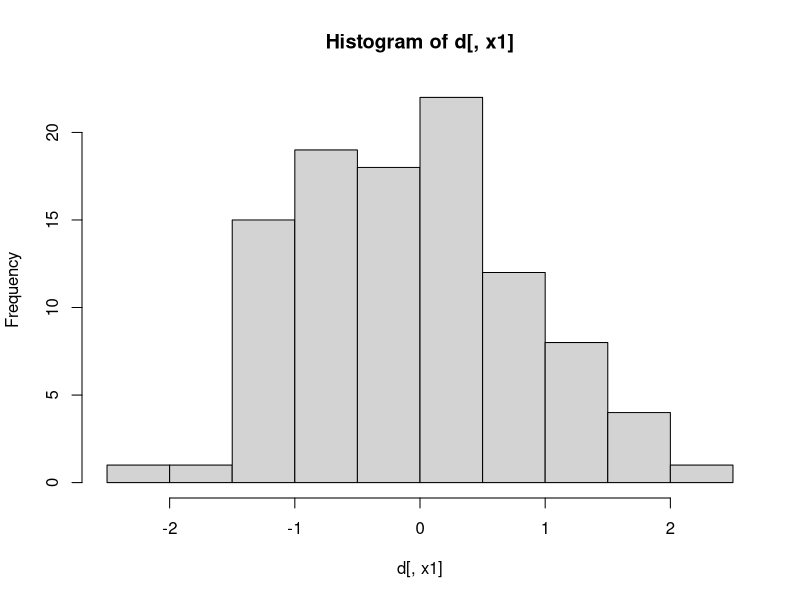
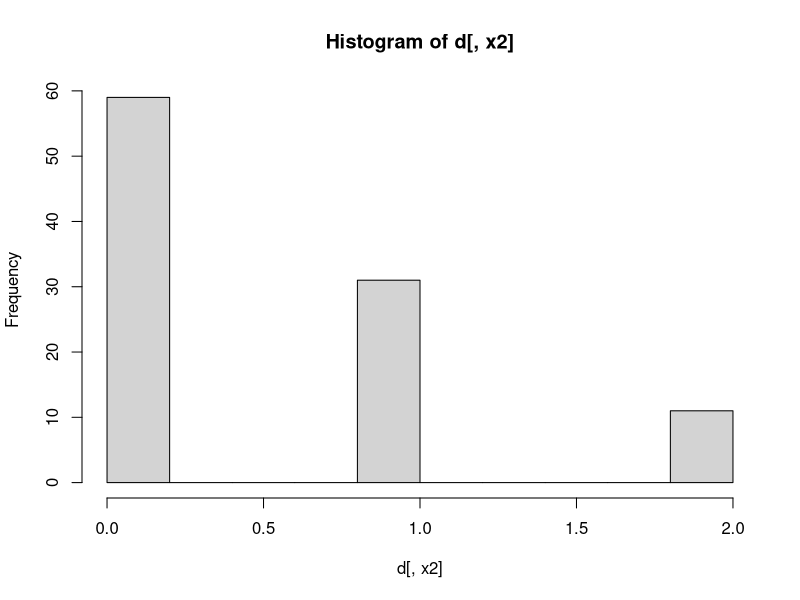

The R source for these figures, in order:
## ---- chunk 1
library(data.table)
set.seed(1) 

rows <- 101 

d <- data.table(id = 1:rows) 
d[ , ':='(treat = sample(c(0,1), .N, replace = TRUE), 
          x1 = rnorm(.N), 
          x2 = rbinom(.N, 2, .25),
          x3 = sample(c("green", "blue", "red"), .N, replace = TRUE), 
          block = factor(sample(c("A", "B", "C"), .N , replace = TRUE)))
  ]

hist(d[, x1])

hist(d[, x2])
## ---- chunk 2
d[ , t.test(x1 ~ treat)]
## ---- chunk 3
d[ ,  t.test(x2 ~ treat)]
## ---- chunk 4
#head(d)
#d[, I(x3 == 'green')]

d[, t.test(I(x3 == 'green' ~ treat))] # testing green vs. not green


d[, chisq.test(x3, treat)] # is the distribution inside x3 surprisingly different than random given treat. testing for green/red/blue all together, with one test statistic. with the null hypothesis being (green == red == blue). if we reject the null hypothesis, then we say that green <> red <> blue given treat (y variable)


## ---- chunk 5
#extra randomization check: 
#regress the teratment variable on all the varibales
#

null_mod <- d[ , lm(treat ~ 1)]
#null_mod <- d[ , lm(treat ~ x1 + x2 + x3 + block)]


# in the null model, what is estimated inside of the intercept? the avg rate of treatment (.48 estimate coeff ~ 50% because of random assignment)

# we should not be able to predict something random from bunch of other things - we should not be able to 
# if we have just an avg indictor or avg + long list of variables - we should not see change in variance inside of the residuals
# we should NOT be able ot increase predictive power by adding all those variables (those variables should not help us explain variance at all)
# every variable will marginally increase predictiveness, with little bit of overfitting
# but F test will penalize with addition of variable because it will increase the threshold. 


## ---- chunk 6
full_mod <- d[ , lm(treat ~ 1 + x1 + x2 + x3)]
summary(full_mod)
## ---- chunk 7
anova_mod <- anova(full_mod, null_mod, test = 'F')
anova_mod


# conclusion: we have no evidence, or at least we say that if the null hypothesis were true (that our randomization has worked well), then we would have generated differences in the variance of outcomes this large or larger than 71% (p-value) of the cases. Thats scant evidence to me that there is problem in our randomization. we didtn explain very much variance by putting in those things (and rightly so since they were generated randomly - and they shouldnt be 
## ---- chunk 8
rm(d)
rows <- 2001                            # set rows
d <- data.table(id = 1:rows)            # create data.table 
d[ ,':='(block = sample(c("A", "B", "C"),
             rows, replace = TRUE)) ]   # make some random block assignments 

blocks <- c("A", "B", "C")              # create a 'blocks' vector to check
                                        # against for the loop that is coming

probs <- list(c(0.5, 0.5),              # create a list of treatment assignment 
              c(0.1, 0.9),              # probabilites. we're going to step 
              c(0.9, 0.1) )             # through these one at a time. 

for(b in 1:3) {                         # start a loop from 1:3
    d[block == blocks[b],               # for each iteration, match against
      ':='(treat = sample(c(0,1), .N,   # the objects 'blocks' in position i
               replace = TRUE,          # take .N samples with probability 
               prob = probs[[b]]),      # drawn from the probs list at indx i
           x1 = rnorm(.N, mean = b),
           x2 = rbinom(.N, 2*b, .25),
           x3 = sample(x = c("green", "blue"), size = .N, replace = T,
               prob = probs[[b]]) )     # notice that we ARE random assigning
      ]                                 # just with different probabilities 
}                                       # and it is working, so a randomization
                                        # check should /not/ generate a positive
                                        # finding
## ---- chunk 9
d[ , t.test(x1 ~ treat)]
## ---- chunk 10

## ---- chunk 11

